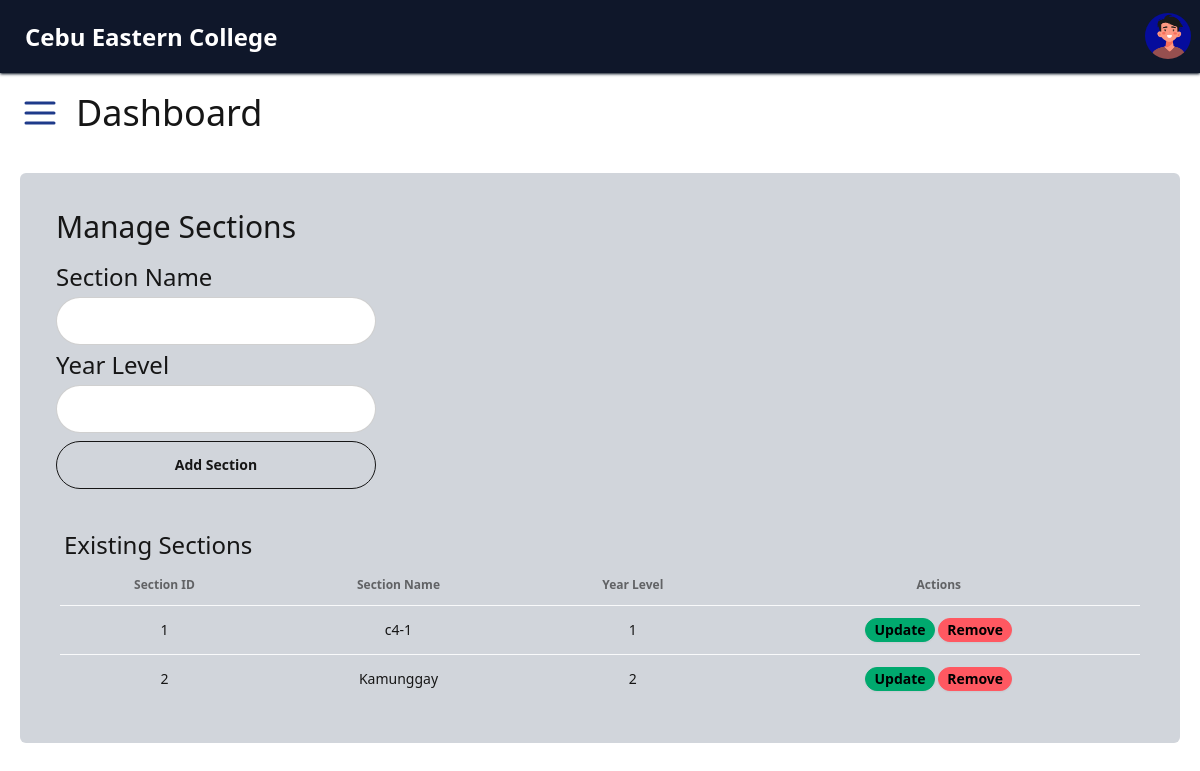
Screenshot of /admin/manage_section.php (signed in) with the database file from the repository.
### tables this page shows
CREATE TABLE `tblsection` (
  `section_id` int(11) NOT NULL,
  `section_name` varchar(255) NOT NULL,
  `year_level` int(11) NOT NULL
);

### admin/manage_section.php (the view, shortened to what this page needs)
<?php
include('../database/models/dbconnect.php');
$sections = $conn->query("SELECT * FROM tblsection");
$form_action = 'add';
$section_id = $section_name = $year_level = '';
?>
<?php include('../admin/header.php'); ?>
<!DOCTYPE html>
<html lang="en">
<head>
</head>
<body>
  <div class="p-5 bg-base-300 m-5 rounded-md">
    <div class="m-4">
      <h1 class="text-3xl">Manage Sections</h1>
    </div>
    <div class="m-4">
      <form method="post" action="">
        <div class="mt-1">
          <div class="mt-1 mb-1">
            <label class="text-2xl">Section Name</label>
          </div>
          <div>
            <input type="text"
              name="section_name"
              value="<?php echo $section_name; ?>"
              required
              autocomplete="off" class="input input-bordered w-full max-w-xs" />
          </div>
        </div>
        <div class="mt-1">
          <div class="mt-1 mb-1">
            <label class="text-2xl">Year Level</label>
          </div>
          <div>
            <input type="number"
              name="year_level"
              value="<?php echo $year_level; ?>"
              required
              autocomplete="off" class="input input-bordered w-full max-w-xs" />
          </div>
        </div>
        <div>
          <input
            type="submit"
            value="<?php echo $form_action == 'add' ? 'Add Section' : 'Update Section'; ?>"
            class="btn btn-md btn-outline w-full max-w-xs mt-2">
        </div>
      </form>
    </div>
    <div class="p-5">
      <h3 class="text-2xl m-1">Existing Sections</h3>
      <div>
        <table class="table">
          <thead>
            <tr class="text-center hover cursor-pointer">
              <th>Section ID</th>
              <th>Section Name</th>
              <th>Year Level</th>
              <th>Actions</th>
            </tr>
          </thead>
          <tbody>
            <?php while ($row = $sections->fetch_assoc()) { ?>
              <tr class="text-center hover cursor-pointer">
                <td><?php echo $row['section_id']; ?></td>
                <td><?php echo $row['section_name']; ?></td>
                <td><?php echo $row['year_level']; ?></td>
                <td>
                  <a href="?action=edit&section_id=<?php echo $row['section_id']; ?>&section_name=<?php echo $row['section_name']; ?>&year_level=<?php echo $row['year_level']; ?>"
                    class="text-sm btn btn-xs btn-success">
                    Update
                  </a>
                  <a href="#" onclick="deleteSection(<?php echo $row['section_id']; ?>)" class="text-sm text-sm btn btn-xs btn-error">
                    Remove
                  </a>
                </td>
              </tr>
            <?php } ?>
          </tbody>
        </table>
      </div>
    </div>
  </div>
</body>
</html>

### rows the page displays
tblsection: section_id "1", section_name "c4-1", year_level "1"
tblsection: section_id "2", section_name "Kamunggay", year_level "2"
